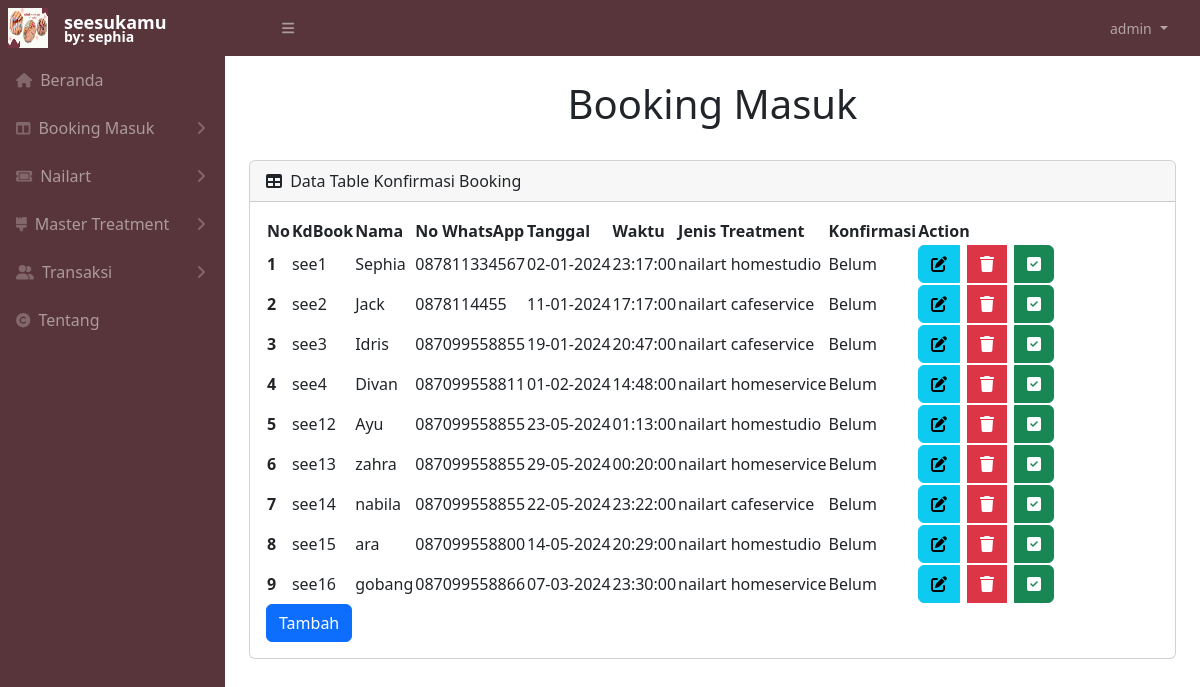
The page /admin/bookingmasuk.php (signed in) on the database its author committed.
### tables this page shows
CREATE TABLE `tbooking` (
  `kdbook` int(11) NOT NULL,
  `nama` varchar(50) NOT NULL,
  `nowa` varchar(20) NOT NULL,
  `tgl` date NOT NULL,
  `wkt` time NOT NULL,
  `kdtreatment` int(11) NOT NULL,
  `konfirmasi` varchar(20) NOT NULL
);

CREATE TABLE `ttreatment` (
  `kdtreatment` int(11) NOT NULL,
  `treatment` varchar(50) NOT NULL
);

### admin/bookingmasuk.php (the view, shortened to what this page needs)
<?php
require_once 'service/koneksidb.php';
require_once 'sidebar.php';
?>
<br>
<h1 class="text-center">Booking Masuk</h1>
<br>
<div class="card mb-4">
    <div class="card-header">
        <i class="fas fa-table me-1"></i>
        Data Table Konfirmasi Booking
    </div>
    <div class="card-body">
        <table id="datatablesSimple">
            <thead>
                <tr>
                    <th>No</th>
                    <th>KdBook</th>
                    <th>Nama</th>
                    <th>No WhatsApp</th>
                    <th>Tanggal</th>
                    <th>Waktu</th>
                    <th>Jenis Treatment</th>
                    <th>Konfirmasi</th>
                    <th>Action</th>
                </tr>
            </thead>
            <tbody>
                <?php
                $sql2 = "SELECT
                *,
                DATE_FORMAT(tbooking.tgl, '%d-%m-%Y') AS ftgl
                FROM
                tbooking
                INNER JOIN
                ttreatment ON tbooking.kdtreatment = ttreatment.kdtreatment
                WHERE
                tbooking.konfirmasi = 'Belum'
                ORDER BY
                tbooking.kdbook ASC";
                $q2 = mysqli_query($db, $sql2);
                $urut = 1;
                while ($r2 = mysqli_fetch_array($q2)) {
                    $kdbook       = $r2['kdbook'];
                    $nama        = $r2['nama'];
                    $nowa       = $r2['nowa'];
                    $tgl       = $r2['ftgl'];
                    $wkt       = $r2['wkt'];
                    $kdtreatment = $r2['treatment'];
                    $konfirmasi = $r2['konfirmasi'];
                    $kodebook = 'see' . $kdbook;
                ?>
                    <tr>
                        <th scope="row"><?= $urut++ ?></th>
                        <td scope="row"><?= $kodebook ?></td>
                        <td scope="row"><?= $nama ?></td>
                        <td scope="row"><?= $nowa ?></td>
                        <td scope="row"><?= $tgl ?></td>
                        <td scope="row"><?= $wkt ?></td>
                        <td scope="row"><?= $kdtreatment ?></td>
                        <td scope="row"><?= $konfirmasi ?></td>
                        <td>
                            <div class="btn-group" role="group" aria-label="Basic mixed styles example">
                                <button type="button" class="btn btn-info me-2" data-bs-toggle="modal" data-bs-target="#editbook<?= $urut ?>"><i class="fas fa-edit"></i></button>
                                <button type="button" class="btn btn-danger me-2" data-bs-toggle="modal" data-bs-target="#deletebook<?= $urut ?>"><i class="fas fa-trash"></i></button>
                                <button type="button" class="btn btn-success" data-bs-toggle="modal" data-bs-target="#konfirmasi<?= $urut ?>"><i class="fas fa-square-check"></i></button>
                            </div>
                        </td>
                    </tr>
                <?php
                }
                ?>
            </tbody>
        </table>
        <button type="button-end" class="btn btn-primary" data-bs-toggle="modal" data-bs-target="#tambahbooking">
            Tambah
        </button>
    </div>
</div>
</div>
<?php
require_once 'sidebar2.php';
?>

### rows shown on the page
tbooking: kdbook "see1", nama "Sephia", nowa "087811334567", tgl "02-01-2024", wkt "23:17:00", kdtreatment.treatment "nailart homestudio", konfirmasi "Belum"
tbooking: kdbook "see2", nama "Jack", nowa "0878114455", tgl "11-01-2024", wkt "17:17:00", kdtreatment.treatment "nailart cafeservice", konfirmasi "Belum"
tbooking: kdbook "see3", nama "Idris", nowa "087099558855", tgl "19-01-2024", wkt "20:47:00", kdtreatment.treatment "nailart cafeservice", konfirmasi "Belum"
tbooking: kdbook "see4", nama "Divan", nowa "087099558811", tgl "01-02-2024", wkt "14:48:00", kdtreatment.treatment "nailart homeservice", konfirmasi "Belum"
tbooking: kdbook "see12", nama "Ayu", nowa "087099558855", tgl "23-05-2024", wkt "01:13:00", kdtreatment.treatment "nailart homestudio", konfirmasi "Belum"
tbooking: kdbook "see13", nama "zahra", nowa "087099558855", tgl "29-05-2024", wkt "00:20:00", kdtreatment.treatment "nailart homeservice", konfirmasi "Belum"
tbooking: kdbook "see14", nama "nabila", nowa "087099558855", tgl "22-05-2024", wkt "23:22:00", kdtreatment.treatment "nailart cafeservice", konfirmasi "Belum"
tbooking: kdbook "see15", nama "ara", nowa "087099558800", tgl "14-05-2024", wkt "20:29:00", kdtreatment.treatment "nailart homestudio", konfirmasi "Belum"
tbooking: kdbook "see16", nama "gobang", nowa "087099558866", tgl "07-03-2024", wkt "23:30:00", kdtreatment.treatment "nailart homeservice", konfirmasi "Belum"
